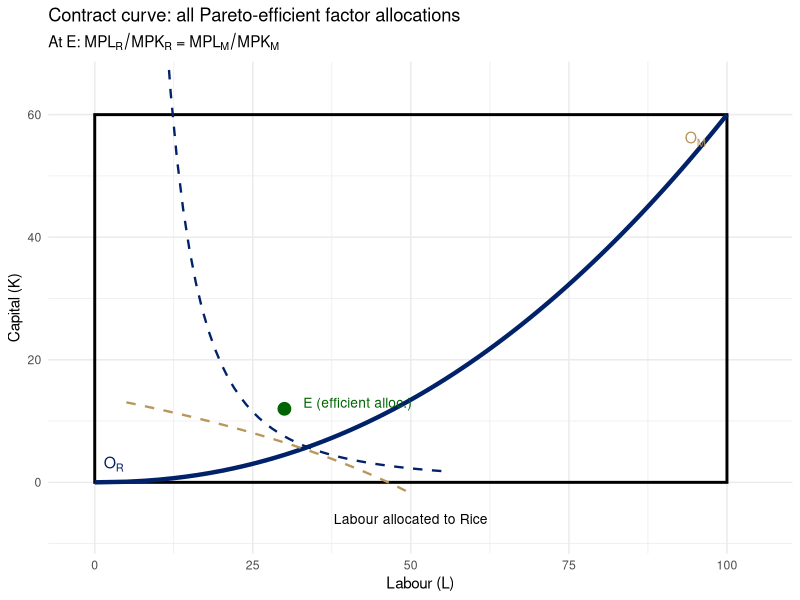
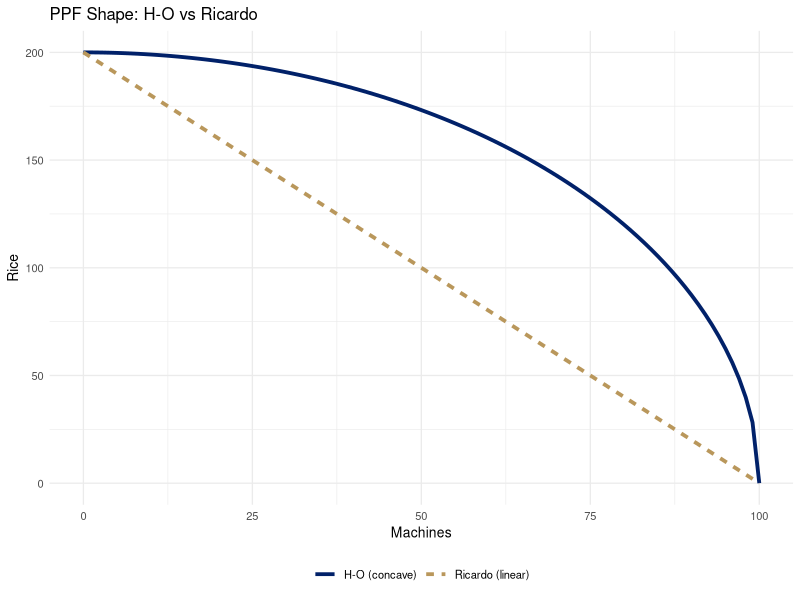
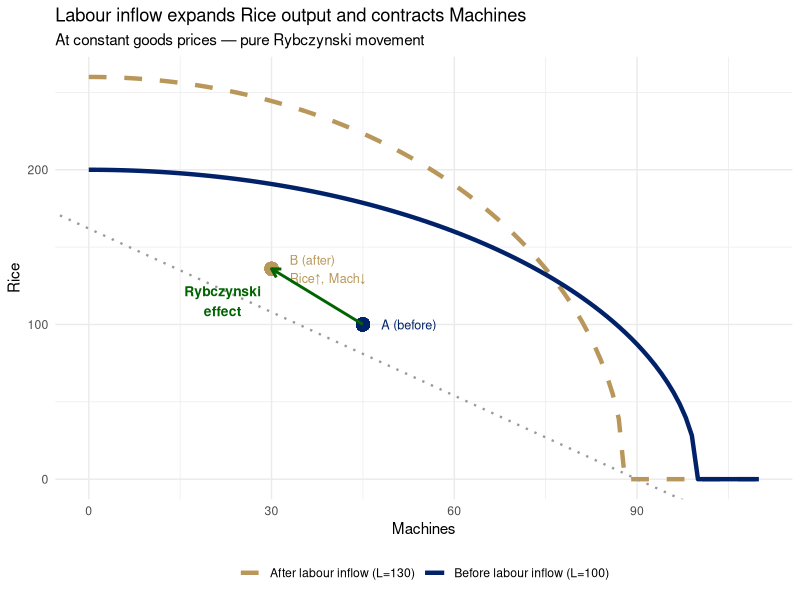
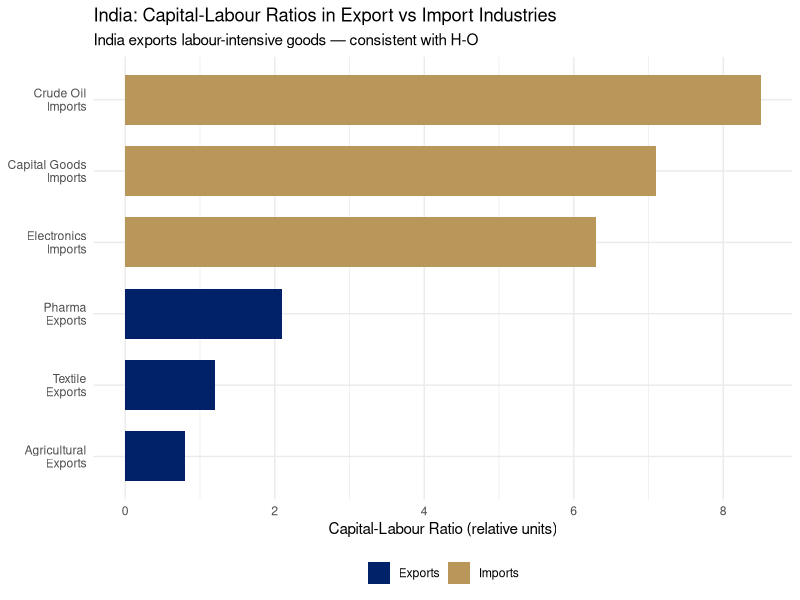
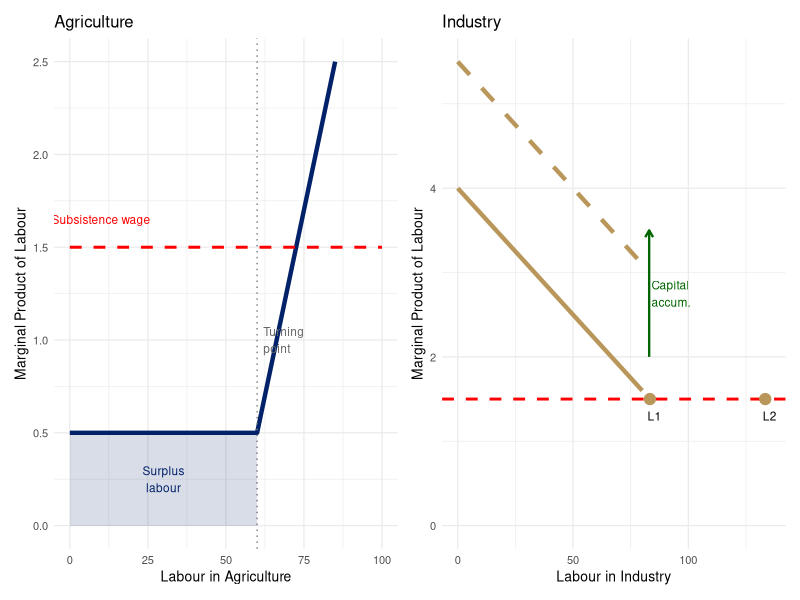

These figures' R source, in order:
## ---- chunk 1
#| label: setup
#| include: false
library(ggplot2)
library(patchwork)
library(dplyr)
library(scales)
options(scipen=999)
theme_set(theme_minimal(base_size=11))
knitr::opts_chunk$set(echo = knitr::is_html_output())
## ---- chunk 2
#| label: fig-edgeworth
#| fig-cap: "Edgeworth Box: Factor Allocation Between Two Industries\nSource: Author's illustration."
#| fig-width: 7
#| fig-height: 5
library(ggplot2)

t   <- seq(0, 1, by=0.01)
cc_L <- 100 * t^0.65
cc_K <-  60 * t^1.40

# Rice isoquant through E (approx Cobb-Douglas: L^0.7 * K^0.3 = const)
# E at (L=30, K=12): U_R = 30^0.7 * 12^0.3 = 19.8
iso_L_R <- seq(5, 55, by=1)
iso_K_R <- (19.8 / iso_L_R^0.7)^(1/0.3)

# Machine isoquant through E in rotated coords (L_M=70, K_M=48)
# E at L_M=70, K_M=48: L_M^0.3 * K_M^0.7 = 70^0.3*48^0.7 = 58.0
iso_L_M_rot <- seq(50, 95, by=1)
iso_K_M_rot <- (58.0 / iso_L_M_rot^0.3)^(1/0.7)
iso_L_M <- 100 - iso_L_M_rot
iso_K_M <-  60 - iso_K_M_rot

ggplot() +
  annotate("rect", xmin=0, xmax=100, ymin=0, ymax=60,
           fill=NA, color="black", linewidth=1) +
  geom_line(data=data.frame(L=cc_L, K=cc_K),
            aes(x=L, y=K), color="#012169", linewidth=1.5) +
  geom_line(data=data.frame(L=iso_L_R, K=iso_K_R),
            aes(x=L, y=K), color="#012169", linewidth=0.8, linetype="dashed") +
  geom_line(data=data.frame(L=iso_L_M, K=iso_K_M),
            aes(x=L, y=K), color="#B9975B", linewidth=0.8, linetype="dashed") +
  geom_point(aes(x=30, y=12), size=4, color="darkgreen") +
  annotate("text", x=33, y=13, label="E (efficient alloc.)",
           size=3.5, hjust=0, color="darkgreen") +
  annotate("text", x=3,  y=3,  label="O[R]", parse=TRUE, size=4, color="#012169") +
  annotate("text", x=95, y=56, label="O[M]", parse=TRUE, size=4, color="#B9975B") +
  annotate("text", x=50, y=-6, label="Labour allocated to Rice",
           size=3.5, hjust=0.5) +
  labs(title="Contract curve: all Pareto-efficient factor allocations",
       subtitle=expression(paste("At E: ", MPL[R]/MPK[R], " = ", MPL[M]/MPK[M])),
       x="Labour (L)", y="Capital (K)") +
  coord_cartesian(xlim=c(-2,105), ylim=c(-8,65)) +
  theme_minimal(base_size=11)
## ---- chunk 3
#| fig-width: 5
#| fig-height: 4
library(ggplot2)

M_seq <- seq(0, 100, by=1)
R_HO  <- 200 * sqrt(1 - (M_seq/100)^2)  # concave (H-O)
R_Ric <- 200 - 2*M_seq                    # linear (Ricardo)
R_Ric <- pmax(0, R_Ric)

df_ppf2 <- data.frame(
  M = c(M_seq, M_seq),
  R = c(R_HO, R_Ric),
  model = rep(c("H-O (concave)", "Ricardo (linear)"), each=101)
)

ggplot(df_ppf2, aes(x=M, y=R, color=model, linetype=model)) +
  geom_line(linewidth=1.3) +
  scale_color_manual(values=c("H-O (concave)"="#012169",
                               "Ricardo (linear)"="#B9975B")) +
  labs(title="PPF Shape: H-O vs Ricardo",
       x="Machines", y="Rice", color=NULL, linetype=NULL) +
  theme_minimal(base_size=10) +
  theme(legend.position="bottom")
## ---- chunk 4
#| label: fig-rybczynski
#| fig-cap: "Rybczynski Effect: Labour Inflow Shifts PPF\nSource: Author's illustration."
#| fig-width: 7
#| fig-height: 5
library(ggplot2)

M_seq       <- seq(0, 110, by=1)
rice_before <- pmax(0, 200 * sqrt(pmax(0, 1 - (M_seq/100)^2)))
rice_after  <- pmax(0, 260 * sqrt(pmax(0, 1 - (M_seq/88)^2)))

df_ryb <- data.frame(
  M    = c(M_seq, M_seq),
  Rice = c(rice_before, rice_after),
  period = rep(c("Before labour inflow (L=100)",
                 "After labour inflow (L=130)"), each=length(M_seq))
)

ggplot(df_ryb, aes(x=M, y=Rice, color=period, linetype=period)) +
  geom_line(linewidth=1.5) +
  # Price line (slope = constant P_R/P_M)
  geom_abline(slope=-1.8, intercept=162, color="grey60",
              linetype="dotted", linewidth=0.8) +
  # Point A (before)
  geom_point(aes(x=45, y=100), inherit.aes=FALSE,
             color="#012169", size=4) +
  annotate("text", x=48, y=100, label="A (before)",
           hjust=0, size=3.2, color="#012169") +
  # Point B (after) — same price line, more Rice, less M
  geom_point(aes(x=30, y=136), inherit.aes=FALSE,
             color="#B9975B", size=4) +
  annotate("text", x=33, y=136, label="B (after)\nRice↑, Mach↓",
           hjust=0, size=3.2, color="#B9975B") +
  annotate("segment", x=45, y=100, xend=30, yend=136,
           arrow=arrow(length=unit(0.25,"cm")),
           color="darkgreen", linewidth=1) +
  annotate("text", x=22, y=115,
           label="Rybczynski\neffect", color="darkgreen",
           size=3.5, hjust=0.5, fontface="bold") +
  scale_color_manual(values=c(
    "Before labour inflow (L=100)"="#012169",
    "After labour inflow (L=130)" ="#B9975B")) +
  scale_linetype_manual(values=c(
    "Before labour inflow (L=100)"="solid",
    "After labour inflow (L=130)" ="dashed")) +
  labs(title="Labour inflow expands Rice output and contracts Machines",
       subtitle="At constant goods prices — pure Rybczynski movement",
       x="Machines", y="Rice", color=NULL, linetype=NULL) +
  theme_minimal(base_size=11) +
  theme(legend.position="bottom")
## ---- chunk 5
#| label: fig-leontief
#| fig-cap: "Factor Intensity of India's Exports vs Imports (illustrative)\nSource: Author's illustration based on DGCI&S / World Bank data."
#| fig-width: 8
#| fig-height: 4.5
library(ggplot2)

df_leo <- data.frame(
  category = c("Agricultural\nExports", "Textile\nExports",
                "Pharma\nExports", "Capital Goods\nImports",
                "Electronics\nImports", "Crude Oil\nImports"),
  KL_ratio = c(0.8, 1.2, 2.1, 7.1, 6.3, 8.5),
  type = c("Exports","Exports","Exports","Imports","Imports","Imports")
)
df_leo$category <- factor(df_leo$category,
                           levels=df_leo$category[order(df_leo$KL_ratio)])

ggplot(df_leo, aes(x=category, y=KL_ratio, fill=type)) +
  geom_col(width=0.7) +
  scale_fill_manual(values=c("Exports"="#012169", "Imports"="#B9975B")) +
  coord_flip() +
  labs(title="India: Capital-Labour Ratios in Export vs Import Industries",
       subtitle="India exports labour-intensive goods — consistent with H-O",
       x=NULL, y="Capital-Labour Ratio (relative units)", fill=NULL) +
  theme_minimal(base_size=11) +
  theme(legend.position="bottom")
## ---- chunk 6
#| label: fig-lewis
#| fig-cap: "Lewis Model: Surplus Labour Transfer and Structural Transformation\nSource: Author's illustration after Lewis (1954)."
#| fig-width: 9
#| fig-height: 5
library(ggplot2)
library(patchwork)

# Agriculture: flat MPL (surplus labour) then rising
L_agri <- seq(0, 100, by=1)
MPL_agri <- ifelse(L_agri <= 60, 0.5, 0.5 + 0.08*(L_agri - 60))
subsistence <- rep(1.5, 101)

p_agri <- ggplot(data.frame(L=L_agri, MPL=MPL_agri, sub=subsistence)) +
  geom_line(aes(x=L, y=MPL), color="#012169", linewidth=1.5) +
  geom_line(aes(x=L, y=sub), color="red", linewidth=1, linetype="dashed") +
  geom_vline(xintercept=60, linetype="dotted", color="grey50") +
  annotate("text", x=62, y=1.0,
           label="Turning\npoint", size=3, color="grey40", hjust=0) +
  annotate("text", x=10, y=1.65,
           label="Subsistence wage", color="red", size=3) +
  annotate("rect", xmin=0, xmax=60, ymin=0, ymax=0.5,
           alpha=0.15, fill="#012169") +
  annotate("text", x=30, y=0.25,
           label="Surplus\nlabour", size=3, color="#012169", hjust=0.5) +
  labs(title="Agriculture",
       x="Labour in Agriculture", y="Marginal Product of Labour") +
  theme_minimal(base_size=10) +
  ylim(0, 2.5)

# Industry: upward-sloping demand for labour
L_ind <- seq(0, 80, by=1)
MPL_ind0 <- 4.0 - 0.03*L_ind   # initial
MPL_ind1 <- 5.5 - 0.03*L_ind   # after capital accumulation

p_ind <- ggplot() +
  geom_line(data=data.frame(L=L_ind, MPL=MPL_ind0),
            aes(x=L, y=MPL), color="#B9975B", linewidth=1.5) +
  geom_line(data=data.frame(L=L_ind, MPL=MPL_ind1),
            aes(x=L, y=MPL), color="#B9975B", linewidth=1.5, linetype="dashed") +
  geom_hline(yintercept=1.5, color="red", linetype="dashed", linewidth=1) +
  annotate("segment", x=83, y=2.0, xend=83, yend=3.5,
           arrow=arrow(length=unit(0.2,"cm")),
           color="darkgreen", linewidth=0.8) +
  annotate("text", x=84, y=2.75, label="Capital\naccum.", size=3,
           color="darkgreen", hjust=0) +
  geom_point(aes(x=(4.0-1.5)/0.03, y=1.5), size=3.5, color="#B9975B") +
  geom_point(aes(x=(5.5-1.5)/0.03, y=1.5), size=3.5, color="#B9975B") +
  annotate("text", x=(4.0-1.5)/0.03 + 2, y=1.3,
           label="L1", size=3) +
  annotate("text", x=(5.5-1.5)/0.03 + 2, y=1.3,
           label="L2", size=3) +
  labs(title="Industry",
       x="Labour in Industry", y="Marginal Product of Labour") +
  theme_minimal(base_size=10) +
  ylim(0, 5.5)

p_agri + p_ind
